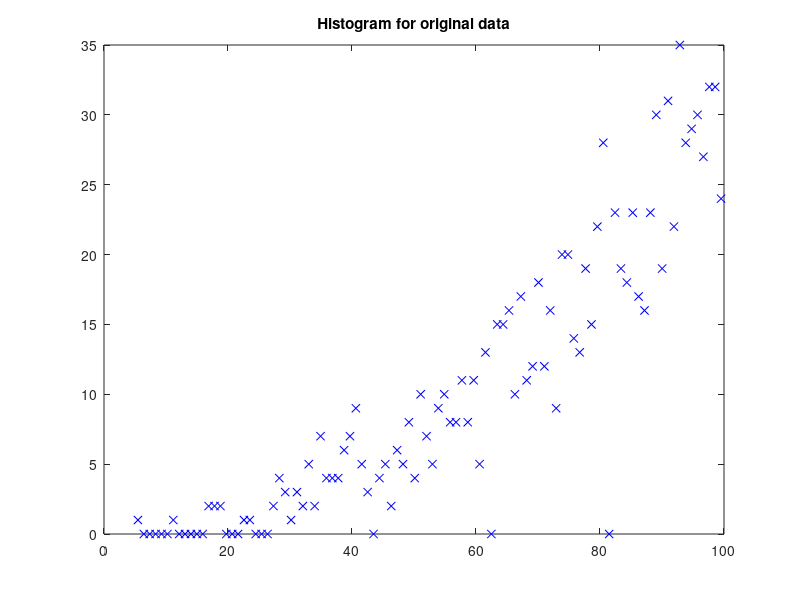
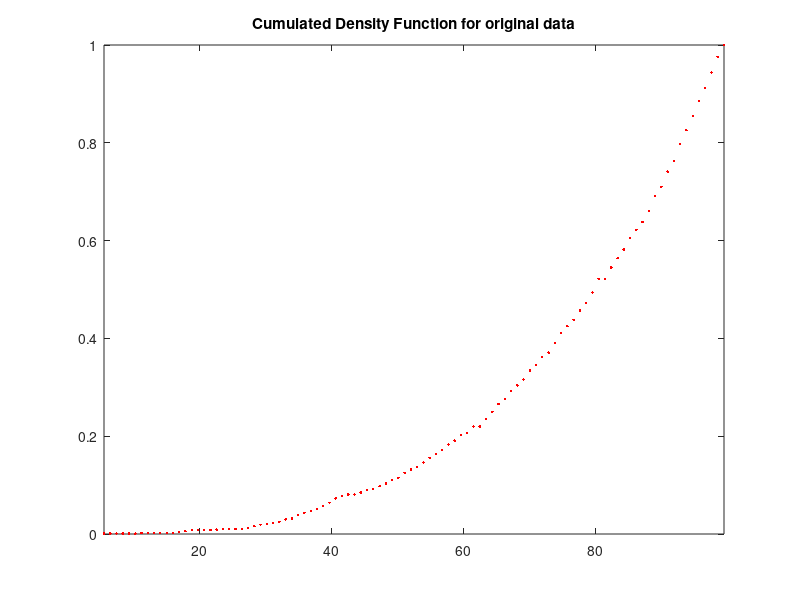
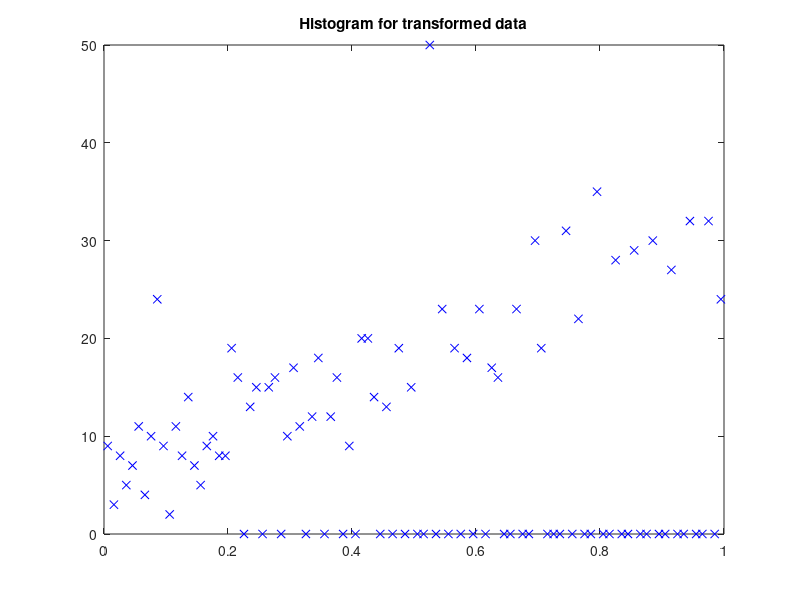
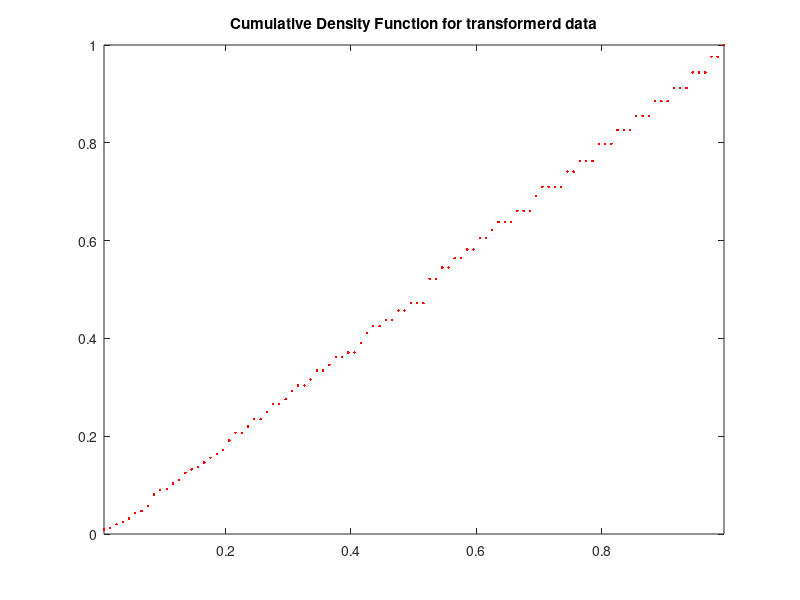

The MATLAB source for these figures, in order:
%Demo, Histogram Equalization
%HKa Feb. 2015

clc, clear, close all;

RandomNumbers = round(99*rand(1000,1).^.3)+1;
[YValues, XValues] = hist(RandomNumbers,100);

figure(1)
plot(XValues, YValues, 'xb');
title('Histogram for original data');
pause;

figure(2)
Sum = sum(YValues);
CummulativeSum = cumsum(YValues)/Sum;
plot(XValues, CummulativeSum, '.r');
axis([XValues(1),XValues(end), 0,1]);
title('Cumulated Density Function for original data');

for k = 1:length(RandomNumbers)
    y(k) = CummulativeSum(RandomNumbers(k));
end;

[NewYValues, NewXValues]=hist(y,100);
pause;

figure(3)
plot(NewXValues, NewYValues, 'xb');
title('Histogram for transformed data');
pause;

figure(4)
NewSum = sum(NewYValues);
NewCummulativeSum = cumsum(NewYValues)/NewSum;
plot(NewXValues, NewCummulativeSum, '.r');
axis([NewXValues(1),NewXValues(end), 0,1]);
title('Cumulative Density Function for transformerd data');
